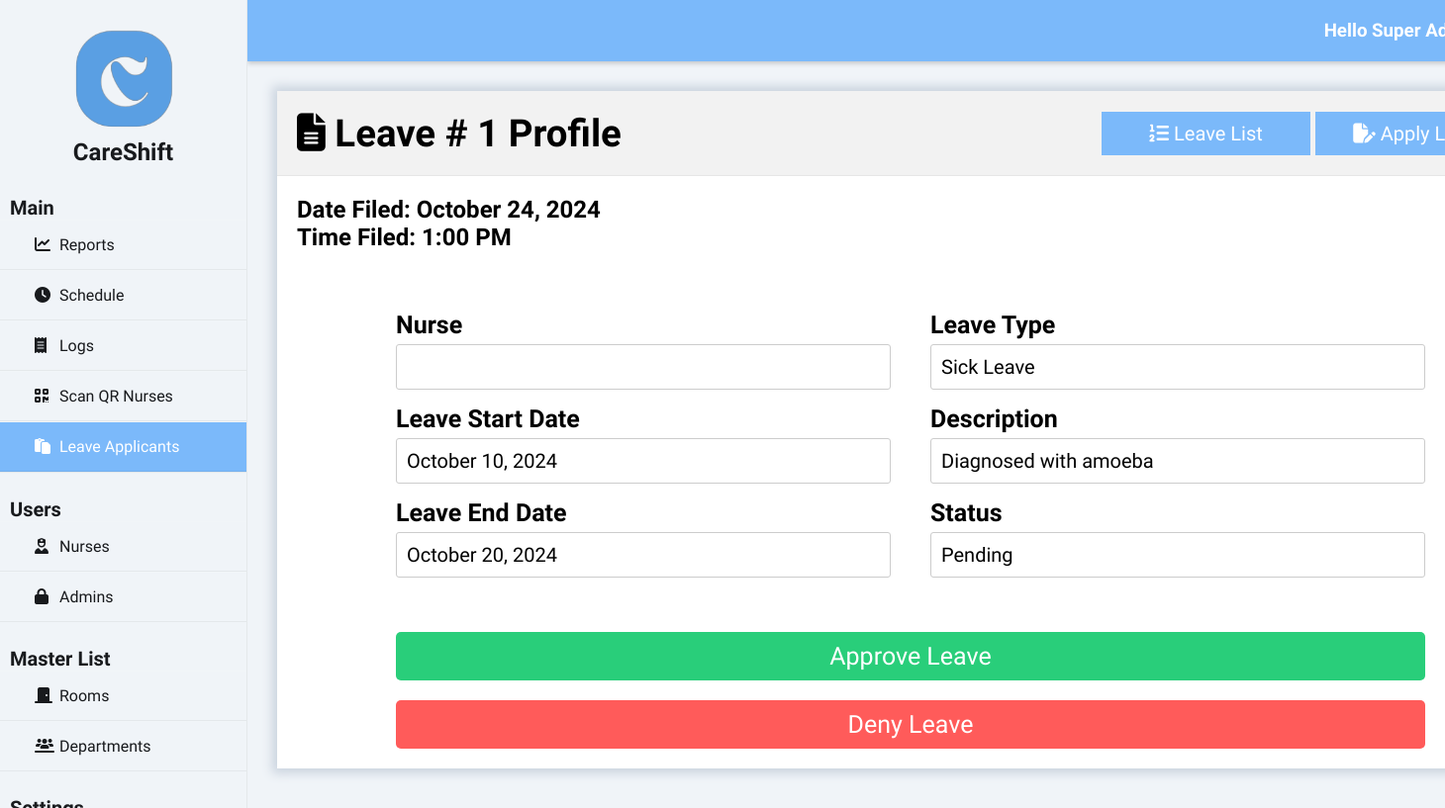
Page /index.php?page=leave&subpage=profile&id=1 (signed in) on the committed database.
### tables this page shows
CREATE TABLE `leave` (
  `leave_id` int(50) NOT NULL auto_increment,
  `leave_type` varchar(50) NOT NULL,
  `leave_start_date` date NOT NULL,
  `leave_end_date` date NOT NULL,
  `leave_date_filed` date NOT NULL,
  `leave_time_filed` time NOT NULL,
  `leave_desc` varchar(255) NOT NULL,
  `leave_status` varchar(50) NOT NULL,
  `nurse_id` int(50) NOT NULL,
  PRIMARY KEY  (`leave_id`),
  KEY (`nurse_id`)
);

### class/class.admin.php (called while the page is built, shortened)
<?php
class Admin{
	private $DB_SERVER='localhost';
	private $DB_USERNAME='root';
	private $DB_PASSWORD='';
	private $DB_DATABASE='db_careshift';
	private $conn;
	public function __construct(){
		$this->conn = new PDO("mysql:host=".$this->DB_SERVER.";dbname=".$this->DB_DATABASE,$this->DB_USERNAME,$this->DB_PASSWORD);
	}
	function get_id_by_username($username){
		$sql="SELECT adm_id FROM admin WHERE adm_username = :username";
		$q = $this->conn->prepare($sql);
		$q->execute(['username' => $username]);
		$id = $q->fetchColumn();
		return $id;
	}
	function get_fname($id){
		$sql="SELECT adm_fname FROM admin WHERE adm_id = :id";
		$q = $this->conn->prepare($sql);
		$q->execute(['id' => $id]);
		$fname = $q->fetchColumn();
		return $fname;
	}
	function get_lname($id){
		$sql="SELECT adm_lname FROM admin WHERE adm_id = :id";
		$q = $this->conn->prepare($sql);
		$q->execute(['id' => $id]);
		$lname = $q->fetchColumn();
		return $lname;
	}
	function get_access_id($id){
		$sql="SELECT useraccess_id FROM admin WHERE adm_id = :id";
		$q = $this->conn->prepare($sql);
		$q->execute(['id' => $id]);
		$useraccess_id = $q->fetchColumn();
		return $useraccess_id;
	}
}
?>

### class/class.leave.php (called while the page is built, shortened)
<?php
class Leave {
    private $DB_SERVER = 'localhost';
    private $DB_USERNAME = 'root';
    private $DB_PASSWORD = '';
    private $DB_DATABASE = 'db_careshift';
    private $conn;
    public function __construct() {
        $this->conn = new PDO("mysql:host=" . $this->DB_SERVER . ";dbname=" . $this->DB_DATABASE, $this->DB_USERNAME, $this->DB_PASSWORD);
    }
	function get_id_by_id($id){
		$sql="SELECT leave_id FROM `leave` WHERE leave_id = :id";
		$q = $this->conn->prepare($sql);
		$q->execute(['id' => $id]);
		$id = $q->fetchColumn();
		return $id;
	}
	function get_leave_nurse_name($id){
		$sql="SELECT nurse_fname, nurse_mname, nurse_lname FROM nurse INNER JOIN `leave` WHERE leave.nurse_id = nurse.nurse_id AND leave_id = :id";
		$q = $this->conn->prepare($sql);
		$q->execute(['id' => $id]);
        $nurse = $q->fetch(PDO::FETCH_ASSOC);
	}
	function get_leave_start_date($id){
		$sql="SELECT leave_start_date FROM `leave` WHERE leave_id = :id";
		$q = $this->conn->prepare($sql);
		$q->execute(['id' => $id]);
		$leave_start_date = $q->fetchColumn();
		$leave_start_date = date("F j, Y", strtotime($leave_start_date));
		return $leave_start_date;
	}
	function get_leave_end_date($id){
		$sql="SELECT leave_end_date FROM `leave` WHERE leave_id = :id";
		$q = $this->conn->prepare($sql);
		$q->execute(['id' => $id]);
		$leave_end_date = $q->fetchColumn();
		$leave_end_date = date("F j, Y", strtotime($leave_end_date));
		return $leave_end_date;
	}
	function get_leave_date_filed($id){
		$sql="SELECT leave_date_filed FROM `leave` WHERE leave_id = :id";
		$q = $this->conn->prepare($sql);
		$q->execute(['id' => $id]);
		$leave_date_filed = $q->fetchColumn();
		$leave_date_filed = date("F j, Y", strtotime($leave_date_filed));
		return $leave_date_filed;
	}
	function get_leave_time_filed($id){
		$sql="SELECT leave_time_filed FROM `leave` WHERE leave_id = :id";
		$q = $this->conn->prepare($sql);
		$q->execute(['id' => $id]);
		$leave_time_filed = $q->fetchColumn();
		$leave_time_filed = date("g:i A", strtotime($leave_time_filed));
		return $leave_time_filed;
	}
	function get_leave_type($id){
		$sql="SELECT leave_type FROM `leave` WHERE leave_id = :id";
		$q = $this->conn->prepare($sql);
		$q->execute(['id' => $id]);
		$leave_type = $q->fetchColumn();
		return $leave_type;
	}
	function get_leave_desc($id){
		$sql="SELECT leave_desc FROM `leave` WHERE leave_id = :id";
		$q = $this->conn->prepare($sql);
		$q->execute(['id' => $id]);
		$leave_desc = $q->fetchColumn();
		return $leave_desc;
	}
	function get_leave_status($id){
		$sql="SELECT leave_status FROM `leave` WHERE leave_id = :id";
		$q = $this->conn->prepare($sql);
		$q->execute(['id' => $id]);
		$leave_status = $q->fetchColumn();
		return $leave_status;
	}
}
?>

### leave-module/profile.php (the view, shortened to what this page needs)
<div class="heading">
    <h1><i class="fas fa-regular fa-file-alt"></i>&nbspLeave # <?php echo $leave->get_id_by_id($id).' ';?>Profile</h1>
    <a href="index.php?page=leave" class="right_button"><i class="fa fa-list-ol" aria-hidden="true"></i>&nbspLeave List</a>
    <a href="index.php?page=leave&subpage=add" class="right_button"><i class="fa fa-file-pen" aria-hidden="true"></i>&nbspApply Leave</a>
</div>
<div class="leave-date-and-time">
    <h2>Date Filed: <?php echo $leave->get_leave_date_filed($id);?></h2>
    <h2>Time Filed: <?php echo $leave->get_leave_time_filed($id);?></h2>
</div>
<?php
if ($leave->get_leave_status($id) == 'Approved' || $leave->get_leave_status($id) == 'Denied'){
?>
<div class="add_form_wrapper">
<form class="add_form" action="processes/process.leave.php?action=approve" method="POST">
    <div class="form_wrapper">
        <div class="add_form_left">
            <input type="text" id="leave_id" name="leave_id" value="<?php echo $leave->get_id_by_id($id);?>" hidden>
            <label for="nurse_name">Nurse</label>
            <input type="text" id="nurse_name" name="nurse_name" value="<?php echo $leave->get_leave_nurse_name($id);?>" readonly>
            <label for="leave_start_date">Leave Start Date</label>
            <input type="text" id="leave_start_date" name="leave_start_date" value="<?php echo $leave->get_leave_start_date($id);?>" readonly>
            <label for="leave_end_date">Leave End Date</label>
            <input type="text" id="leave_end_date" name="leave_end_date" value="<?php echo $leave->get_leave_end_date($id);?>" readonly>
        </div>
        <div class="add_form-right">
            <label for="leave_type">Leave Type</label>
            <input type="text" id="leave_type" name="leave_type" value="<?php echo $leave->get_leave_type($id);?>" readonly>
            <label for="leave_desc">Description</label>
            <input type="text" id="leave_desc" name="leave_desc" value="<?php echo $leave->get_leave_desc($id);?>" readonly>
            <label for="leave_status">Status</label>
            <input type="text" id="leave_status" name="leave_status" value="<?php echo $leave->get_leave_status($id);?>" readonly>
        </div>
    </div>
</form>
</div>
<?php
}else{?>
<div class="add_form_wrapper">
<form class="add_form" action="processes/process.leave.php?action=approve" method="POST">
    <div class="form_wrapper">
        <div class="add_form_left">
            <input type="text" id="leave_id" name="leave_id" value="<?php echo $leave->get_id_by_id($id);?>" hidden>
            <label for="nurse_name">Nurse</label>
            <input type="text" id="nurse_name" name="nurse_name" value="<?php echo $leave->get_leave_nurse_name($id);?>" readonly>
            <label for="leave_start_date">Leave Start Date</label>
            <input type="text" id="leave_start_date" name="leave_start_date" value="<?php echo $leave->get_leave_start_date($id);?>" readonly>
            <label for="leave_end_date">Leave End Date</label>
            <input type="text" id="leave_end_date" name="leave_end_date" value="<?php echo $leave->get_leave_end_date($id);?>" readonly>
        </div>
        <div class="add_form-right">
            <label for="leave_type">Leave Type</label>
            <input type="text" id="leave_type" name="leave_type" value="<?php echo $leave->get_leave_type($id);?>" readonly>
            <label for="leave_desc">Description</label>
            <input type="text" id="leave_desc" name="leave_desc" value="<?php echo $leave->get_leave_desc($id);?>" readonly>
            <label for="leave_status">Status</label>
            <input type="text" id="leave_status" name="leave_status" value="<?php echo $leave->get_leave_status($id);?>" readonly>
        </div>
    </div>
    <button type="submit" class="submit-btn">Approve Leave</button>
</form>
<form action="processes/process.leave.php?action=deny" method="POST">
    <button type="submit" class="delete-btn">Deny Leave</button>
</form>
</div>
<?php
}

### index.php (shortened to what this page needs)
<?php
include_once 'class/class.admin.php';
include_once 'class/class.leave.php';
$page = (isset($_GET['page']) && $_GET['page'] != '') ? $_GET['page'] : 'reports';
$admin = new Admin();
$leave = new Leave();
$admin_id = $admin->get_id_by_username($_SESSION['adm_username']);
$useraccess_id = $admin->get_access_id($admin_id);
?>
<!DOCTYPE html>
<html>
<head>
    <link rel="stylesheet" href="css/styles.css">
    <link rel="stylesheet" href="https://cdnjs.cloudflare.com/ajax/libs/fullcalendar/3.4.0/fullcalendar.css" />
</head>
<body>
    <div class="wrapper">
        <div class="sidebar">
            <img src="img/logo.png" alt="Logo Image" class="logo_image">
            <h2>CareShift</h2>
            <ul>
                <h3>Main</h3>
                <li><a href="index.php?page=reports" class="<?= $page == 'reports' ? 'active' : '' ?>"><i class="fas fa-solid fa-chart-line"></i>Reports</a></li>
                <li><a href="index.php?page=schedule" class="<?= $page == 'schedule' ? 'active' : '' ?>"><i class="fas fa-solid fa-clock"></i>Schedule</a></li>
                <?php if ($useraccess_id != 2 && $useraccess_id != 3): ?>
                <li><a href="index.php?page=logs" class="<?= $page == 'logs' ? 'active' : '' ?>"><i class="fas fa-solid fa-receipt"></i>Logs</a></li>
                <?php endif; ?>
                <li><a href="index.php?page=scan" class="<?= $page == 'scan' ? 'active' : '' ?>"><i class="fas fa-solid fa-qrcode"></i>Scan QR Nurses</a></li>
                <li><a href="index.php?page=leave" class="<?= $page == 'leave' ? 'active' : '' ?>"><i class="fas fa-regular fa-paste"></i>Leave Applicants</a></li>
                <h3>Users</h3>
                <li><a href="index.php?page=nurses" class="<?= $page == 'nurses' ? 'active' : '' ?>"><i class="fas fa-solid fa-user-nurse"></i>Nurses</a></li>
                <?php if ($useraccess_id != 2 && $useraccess_id != 3): ?>
                <li><a href="index.php?page=admins" class="<?= $page == 'admins' ? 'active' : '' ?>"><i class="fas fa-lock" aria-hidden="true"></i></i>Admins</a></li>
                <?php endif; ?>
                <h3>Master List</h3>
                <li><a href="index.php?page=rooms" class="<?= $page == 'rooms' ? 'active' : '' ?>"><i class="fas fa-solid fa-door-closed"></i>Rooms</a></li>
                <li><a href="index.php?page=departments" class="<?= $page == 'departments' ? 'active' : '' ?>"><i class="fas fa-solid fa-users-line"></i>Departments</a></li>
                <?php if ($useraccess_id != 2 && $useraccess_id != 3): ?>
                <h3>Settings</h3>
                <?php endif; ?>
            </ul>
        </div>
        <div class="body">
            <div class="header">
                <h3>Hello <?php echo $admin->get_fname($admin_id).' '.$admin->get_lname($admin_id);?>!</h3>
            </div>
            <div class="main_content">
                <?php
                    switch($page){
                    case 'leave':
                        require_once 'leave-module/index.php';
                    break;
                    }
                ?>
            </div>
        </div>
    </div>
</body>
</html>

### css/styles.css (style rules this page uses)
* { margin: 0; padding: 0; box-sizing: border-box; list-style: none; text-decoration: none; font-family: "Afacad Flux", sans-serif; }
body { background: #F0F4F8; }
.wrapper { display: flex; position: relative; }
.wrapper .sidebar { position: fixed; width: 250px; height: 100%; background: #F0F4F8; padding: 30px 0; z-index: 999; border-right: 1px solid rgba(0, 0, 0, 0.05); }
.wrapper .sidebar img { width: 100px; height: 100px; display: block; margin: 0 auto; }
.wrapper .sidebar h2 { color: #181a1d; text-align: center; margin-top: 10px; margin-bottom: 30px; }
.wrapper .sidebar h3 { color: #181a1d; font-size: 20px; margin-top: 25px; margin-left: 10px; }
.wrapper .sidebar ul li { border-bottom: 1px solid rgba(0, 0, 0, 0.05); border-top: 1px solid rgba(255, 255, 255, 0.05); transition: 0.3s; }
.wrapper .sidebar ul li a { color: #181a1d; display: block; padding: 15px 15px 15px 35px; transition: 0.3s; }
.wrapper .sidebar ul li a .fas { width: 25px; transition: 0.1s; }
.wrapper .sidebar ul li a.active { background-color: #7BB9FA; color: #ffffff; border-bottom: 1px solid rgba(0, 0, 0, 0.05); }
.wrapper .sidebar ul li a.active .fas { color: #ffffff; }
.wrapper .body { width: 100%; margin-left: 250px; }
.wrapper .body .header { padding: 20px; background: #7BB9FA; display: flex; justify-content: flex-end; gap: 20px; align-items: center; position: sticky; top: 0; z-index: 100; box-shadow: 0 2px 5px rgba(0, 0, 0, 0.2); }
.wrapper .body .header h3 { margin: 0; color: white; }
.wrapper .body .main_content { padding: 0px 30px 0px 30px; }
.wrapper .body .main_content h1 { font-size: 2.4rem; width: 80%; }
.wrapper .body .main_content .content_wrapper .heading { display: flex; justify-content: space-between; align-items: center; background-color: #f2f2f2; padding: 20px; border-bottom: 1px solid rgba(0, 0, 0, 0.05); }
.heading .right_button { padding: 10px 20px; width: 250px; background-color: #7BB9FA; color: white; border: none; cursor: pointer; font-size: 20px; margin-left: 5px; display: flex; justify-content: center; align-items: center; text-align: center; }
.leave-date-and-time { margin: 20px 20px 0px 20px; }
.add_form_wrapper { margin: 40px 100px 40px 100px; padding: 20px; }
.add_form { display: flex; justify-content: space-between; flex-wrap: wrap; gap: 40px; margin-bottom: 20px; }
.form_wrapper { display: flex; justify-content: space-between; gap: 40px; width: 100%; }
.add_form_left, .add_form-right { width: 500px; display: flex; flex-direction: column; flex: 1; }
label { margin-bottom: 5px; font-weight: bold; font-size: 25px; }
.add_form input[type="text"], .add_form input[type="number"], .add_form input[type="email"], .add_form input[type="tel"], .add_form input[type="date"], .add_form input[type="time"], .add_form select { width: 100%; padding: 10px; margin-bottom: 15px; border: 1px solid #ccc; border-radius: 3px; font-size: 20px; }
.submit-btn { padding: 10px 20px; background-color: #29ce7a; color: white; border: none; border-radius: 5px; font-size: 25px; cursor: pointer; display: block; width: 100%; text-align: center; }
.delete-btn { padding: 10px 20px; background-color: #ff5b5a; color: white; border: none; border-radius: 5px; font-size: 25px; cursor: pointer; display: block; width: 100%; text-align: center; }

### rows in the picture
leave: leave_id "1", leave_date_filed "October 24, 2024", leave_time_filed "1:00 PM", leave_start_date "October 10, 2024", leave_end_date "October 20, 2024", leave_type "Sick Leave", leave_desc "Diagnosed with amoeba", leave_status "Pending"

### other values in the picture
$admin->get_fname($admin_id) "Super"
